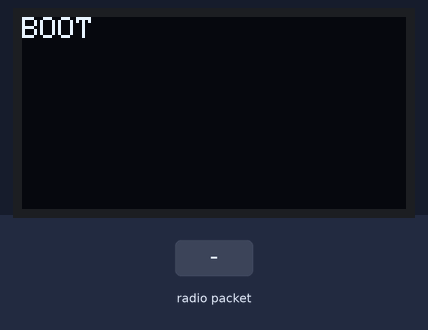
Bench run of a sketch on a simulated Arduino Uno, built with avr-gcc and run on an emulated ATmega328P. Parts: 128×64 one-colour display. Inputs (shaded band) come from the test bench. The display library's start-up logo is not drawn; no radio packets arrive unless stated; what the sketch prints to the serial monitor is not drawn.

Above: at 2.2 s.
2.3 s: radio packet "1" arrives
At 2.8 s:
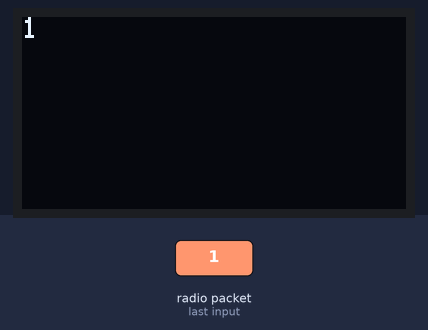
5.3 s: radio packet "0" arrives
At 6.2 s:
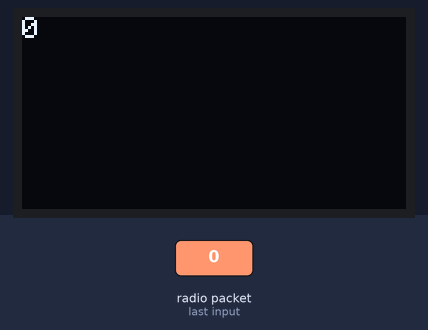
8.3 s: radio packet "2" arrives
Timing chart, 0 to 11.3 s (numbered marks = the images above; inputs shaded):
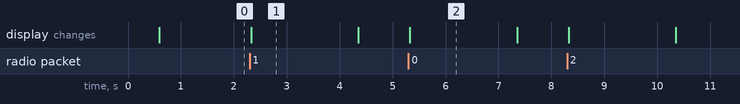

The sketch:

rf_comms_rx.ino
```cpp
/*
* RF Comms Receiver (RX) Code
*     With additonal features added by: Nerdami
*     -writing to OLED
*
* With Radio code adapted from: www.HowToMechatronics.com
*
* Library: TMRh20/RF24, https://github.com/tmrh20/RF24/
*/

#include <SPI.h>
#include <nRF24L01.h>
#include <RF24.h>

// Libs for OLED
#include <Adafruit_GFX.h>
#include <Adafruit_SSD1306.h>

// DEFAULTS FOR OLED

#define OLED_RESET 4 // not used / nicht genutzt bei diesem Display
Adafruit_SSD1306 display(OLED_RESET);

 char inChar;
 String string;

// DEFAULTS FOR RF

RF24 radio(10, 9); // CE, CSN

const byte address[6] = "00001";

void setup() {

  // SETUP RF
  Serial.begin(115200);
  radio.begin();
  radio.openReadingPipe(0, address);
  radio.setPALevel(RF24_PA_MIN);
  radio.startListening();

  // SETUP OLED
  // initialize with the I2C addr 0x3C / mit I2C-Adresse 0x3c initialisieren
 display.begin(SSD1306_SWITCHCAPVCC, 0x3C);

  Serial.begin(115200);

  string.reserve(200);

  display.display();
  delay(500);
  display.clearDisplay();
  display.setTextSize(0.5);
  display.setTextColor(INVERSE);

  display.setCursor(0,0);
  display.print("BOOT");
  display.display();

  delay(500);
  display.clearDisplay();
}

void loop() {
  if (radio.available()) {
    char text[32] = "";
    radio.read(&text, sizeof(text));
          Serial.println("rx: "+String(text));
          display.clearDisplay();
          display.setCursor(0,0);
          display.print(String(text));
          display.display();
  delay(2000);
  display.clearDisplay();
  display.display();
  }


}
```

Measured:
- after the input at 2.3 s, the display: changes at once (image 1)
- after the input at 5.3 s, the display: changes at once (image 2)
- what the display in image 2 shows lasts 2.1 s, from 5.3 s to 7.4 s
